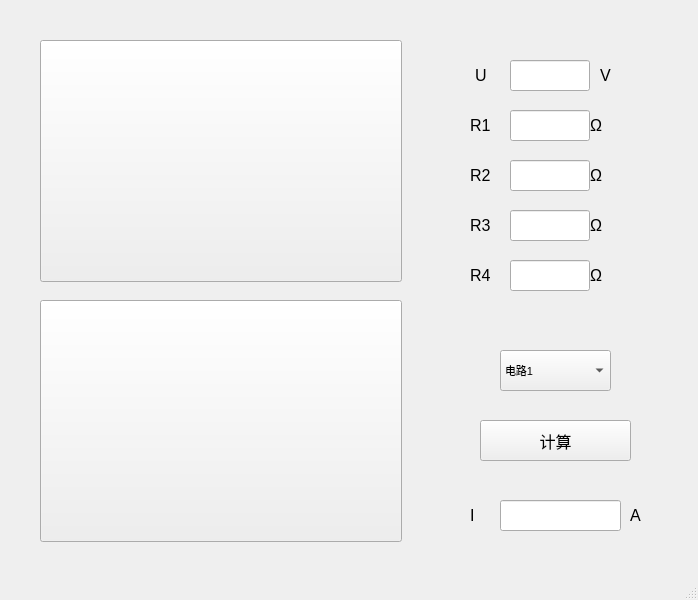
<?xml version="1.0" encoding="UTF-8"?>
<ui version="4.0">
 <class>MainWindow</class>
 <widget class="QMainWindow" name="MainWindow">
  <property name="geometry">
   <rect>
    <x>0</x>
    <y>0</y>
    <width>698</width>
    <height>600</height>
   </rect>
  </property>
  <property name="maximumSize">
   <size>
    <width>1000</width>
    <height>1000</height>
   </size>
  </property>
  <property name="font">
   <font>
    <pointsize>5</pointsize>
   </font>
  </property>
  <property name="windowTitle">
   <string>电流计算器</string>
  </property>
  <widget class="QWidget" name="centralwidget">
   <widget class="QPushButton" name="model_1">
    <property name="geometry">
     <rect>
      <x>40</x>
      <y>40</y>
      <width>362</width>
      <height>242</height>
     </rect>
    </property>
    <property name="text">
     <string/>
    </property>
   </widget>
   <widget class="QPushButton" name="model_2">
    <property name="geometry">
     <rect>
      <x>40</x>
      <y>300</y>
      <width>362</width>
      <height>242</height>
     </rect>
    </property>
    <property name="text">
     <string/>
    </property>
   </widget>
   <widget class="QLabel" name="label_R_1">
    <property name="geometry">
     <rect>
      <x>470</x>
      <y>110</y>
      <width>31</width>
      <height>31</height>
     </rect>
    </property>
    <property name="font">
     <font>
      <pointsize>12</pointsize>
     </font>
    </property>
    <property name="text">
     <string>R1</string>
    </property>
   </widget>
   <widget class="QLabel" name="label_R_2">
    <property name="geometry">
     <rect>
      <x>470</x>
      <y>160</y>
      <width>31</width>
      <height>31</height>
     </rect>
    </property>
    <property name="font">
     <font>
      <pointsize>12</pointsize>
     </font>
    </property>
    <property name="text">
     <string>R2</string>
    </property>
   </widget>
   <widget class="QLabel" name="label_R_3">
    <property name="geometry">
     <rect>
      <x>470</x>
      <y>210</y>
      <width>31</width>
      <height>31</height>
     </rect>
    </property>
    <property name="font">
     <font>
      <pointsize>12</pointsize>
     </font>
    </property>
    <property name="text">
     <string>R3</string>
    </property>
   </widget>
   <widget class="QLabel" name="label_R_4">
    <property name="geometry">
     <rect>
      <x>470</x>
      <y>260</y>
      <width>31</width>
      <height>31</height>
     </rect>
    </property>
    <property name="font">
     <font>
      <pointsize>12</pointsize>
     </font>
    </property>
    <property name="text">
     <string>R4</string>
    </property>
   </widget>
   <widget class="QLineEdit" name="input_R_1">
    <property name="geometry">
     <rect>
      <x>510</x>
      <y>110</y>
      <width>80</width>
      <height>31</height>
     </rect>
    </property>
    <property name="font">
     <font>
      <pointsize>12</pointsize>
     </font>
    </property>
    <property name="text">
     <string/>
    </property>
    <property name="alignment">
     <set>Qt::AlignRight|Qt::AlignTrailing|Qt::AlignVCenter</set>
    </property>
   </widget>
   <widget class="QLineEdit" name="input_R_2">
    <property name="geometry">
     <rect>
      <x>510</x>
      <y>160</y>
      <width>80</width>
      <height>31</height>
     </rect>
    </property>
    <property name="font">
     <font>
      <pointsize>12</pointsize>
     </font>
    </property>
    <property name="text">
     <string/>
    </property>
    <property name="alignment">
     <set>Qt::AlignRight|Qt::AlignTrailing|Qt::AlignVCenter</set>
    </property>
   </widget>
   <widget class="QLineEdit" name="input_R_3">
    <property name="geometry">
     <rect>
      <x>510</x>
      <y>210</y>
      <width>80</width>
      <height>31</height>
     </rect>
    </property>
    <property name="font">
     <font>
      <pointsize>12</pointsize>
     </font>
    </property>
    <property name="text">
     <string/>
    </property>
    <property name="alignment">
     <set>Qt::AlignRight|Qt::AlignTrailing|Qt::AlignVCenter</set>
    </property>
   </widget>
   <widget class="QLineEdit" name="input_R_4">
    <property name="geometry">
     <rect>
      <x>510</x>
      <y>260</y>
      <width>80</width>
      <height>31</height>
     </rect>
    </property>
    <property name="font">
     <font>
      <pointsize>12</pointsize>
     </font>
    </property>
    <property name="text">
     <string/>
    </property>
    <property name="alignment">
     <set>Qt::AlignRight|Qt::AlignTrailing|Qt::AlignVCenter</set>
    </property>
   </widget>
   <widget class="QLabel" name="label_V">
    <property name="geometry">
     <rect>
      <x>475</x>
      <y>60</y>
      <width>31</width>
      <height>31</height>
     </rect>
    </property>
    <property name="font">
     <font>
      <pointsize>12</pointsize>
     </font>
    </property>
    <property name="text">
     <string>U</string>
    </property>
   </widget>
   <widget class="QLineEdit" name="input_V">
    <property name="geometry">
     <rect>
      <x>510</x>
      <y>60</y>
      <width>80</width>
      <height>31</height>
     </rect>
    </property>
    <property name="font">
     <font>
      <pointsize>12</pointsize>
     </font>
    </property>
    <property name="text">
     <string/>
    </property>
    <property name="alignment">
     <set>Qt::AlignRight|Qt::AlignTrailing|Qt::AlignVCenter</set>
    </property>
   </widget>
   <widget class="QPushButton" name="calculate">
    <property name="geometry">
     <rect>
      <x>480</x>
      <y>420</y>
      <width>151</width>
      <height>41</height>
     </rect>
    </property>
    <property name="font">
     <font>
      <pointsize>12</pointsize>
     </font>
    </property>
    <property name="text">
     <string>计算</string>
    </property>
   </widget>
   <widget class="QLabel" name="label_I">
    <property name="geometry">
     <rect>
      <x>470</x>
      <y>500</y>
      <width>31</width>
      <height>31</height>
     </rect>
    </property>
    <property name="font">
     <font>
      <pointsize>12</pointsize>
     </font>
    </property>
    <property name="text">
     <string>I</string>
    </property>
   </widget>
   <widget class="QLineEdit" name="output_I">
    <property name="geometry">
     <rect>
      <x>500</x>
      <y>500</y>
      <width>121</width>
      <height>31</height>
     </rect>
    </property>
    <property name="font">
     <font>
      <pointsize>12</pointsize>
     </font>
    </property>
   </widget>
   <widget class="QLabel" name="circuit_1">
    <property name="geometry">
     <rect>
      <x>40</x>
      <y>40</y>
      <width>200</width>
      <height>150</height>
     </rect>
    </property>
    <property name="text">
     <string/>
    </property>
   </widget>
   <widget class="QLabel" name="circuit_2">
    <property name="geometry">
     <rect>
      <x>40</x>
      <y>300</y>
      <width>362</width>
      <height>242</height>
     </rect>
    </property>
    <property name="text">
     <string/>
    </property>
   </widget>
   <widget class="QLabel" name="label_V_2">
    <property name="geometry">
     <rect>
      <x>590</x>
      <y>60</y>
      <width>31</width>
      <height>31</height>
     </rect>
    </property>
    <property name="font">
     <font>
      <pointsize>12</pointsize>
     </font>
    </property>
    <property name="text">
     <string>V</string>
    </property>
    <property name="alignment">
     <set>Qt::AlignCenter</set>
    </property>
   </widget>
   <widget class="QLabel" name="label_R_5">
    <property name="geometry">
     <rect>
      <x>590</x>
      <y>110</y>
      <width>31</width>
      <height>31</height>
     </rect>
    </property>
    <property name="font">
     <font>
      <pointsize>12</pointsize>
     </font>
    </property>
    <property name="text">
     <string>Ω</string>
    </property>
   </widget>
   <widget class="QLabel" name="label_R_6">
    <property name="geometry">
     <rect>
      <x>590</x>
      <y>160</y>
      <width>31</width>
      <height>31</height>
     </rect>
    </property>
    <property name="font">
     <font>
      <pointsize>12</pointsize>
     </font>
    </property>
    <property name="text">
     <string>Ω</string>
    </property>
   </widget>
   <widget class="QLabel" name="label_R_7">
    <property name="geometry">
     <rect>
      <x>590</x>
      <y>210</y>
      <width>31</width>
      <height>31</height>
     </rect>
    </property>
    <property name="font">
     <font>
      <pointsize>12</pointsize>
     </font>
    </property>
    <property name="text">
     <string>Ω</string>
    </property>
   </widget>
   <widget class="QLabel" name="label_R_8">
    <property name="geometry">
     <rect>
      <x>590</x>
      <y>260</y>
      <width>31</width>
      <height>31</height>
     </rect>
    </property>
    <property name="font">
     <font>
      <pointsize>12</pointsize>
     </font>
    </property>
    <property name="text">
     <string>Ω</string>
    </property>
   </widget>
   <widget class="QLabel" name="label_V_3">
    <property name="geometry">
     <rect>
      <x>620</x>
      <y>500</y>
      <width>31</width>
      <height>31</height>
     </rect>
    </property>
    <property name="font">
     <font>
      <pointsize>12</pointsize>
     </font>
    </property>
    <property name="text">
     <string>A</string>
    </property>
    <property name="alignment">
     <set>Qt::AlignCenter</set>
    </property>
   </widget>
   <widget class="QComboBox" name="comboBox">
    <property name="geometry">
     <rect>
      <x>500</x>
      <y>350</y>
      <width>111</width>
      <height>41</height>
     </rect>
    </property>
    <property name="font">
     <font>
      <pointsize>8</pointsize>
     </font>
    </property>
    <item>
     <property name="text">
      <string>电路1</string>
     </property>
    </item>
    <item>
     <property name="text">
      <string>电路2</string>
     </property>
    </item>
   </widget>
  </widget>
  <widget class="QStatusBar" name="statusbar"/>
 </widget>
 <resources/>
 <connections/>
</ui>
